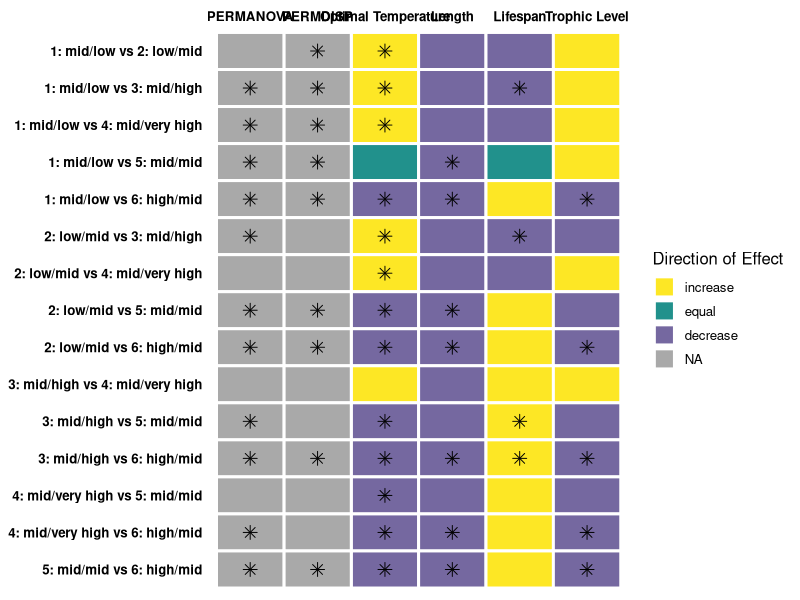
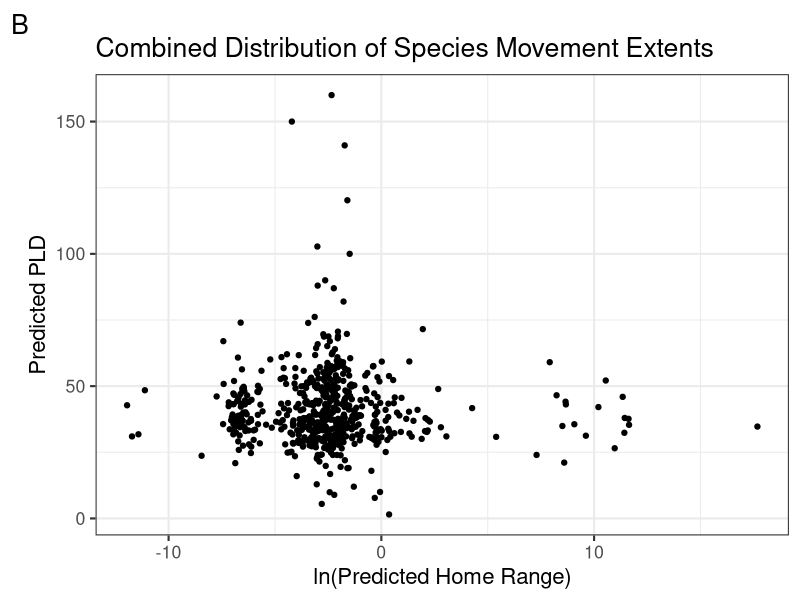
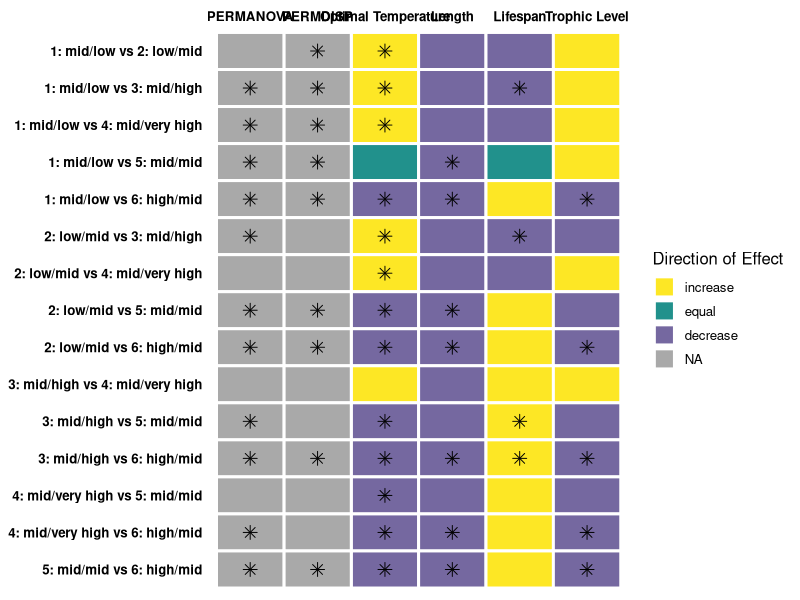

Write the R code that produced these figures, in order. (Note: this script raises an error after producing the figures.)
## ---- chunk 1
knitr::opts_chunk$set(echo = TRUE, message = FALSE, warning = FALSE)

library(tidyverse)
library(patchwork)
library(cowplot)
library(ggpubr)
library(ggrepel)
## ---- chunk 2
fishbase_data <- read_csv(here::here("01_data", "02_processed_data", "fishbase_data.csv"))

filled_data <- read_csv(here::here("01_data", "02_processed_data", "filled_data.csv"))

filled_data2 <- read_csv(here::here("01_data", "02_processed_data", "filled_data2.csv")) %>%
  mutate_if(is.character, as.factor)
## ---- chunk 3

cohort <- c("1: mid/low vs 2: low/mid", "1: mid/low vs 3: mid/high", "1: mid/low vs 4: mid/very high", "1: mid/low vs 5: mid/mid", "1: mid/low vs 6: high/mid",
            "2: low/mid vs 3: mid/high", "2: low/mid vs 4: mid/very high", "2: low/mid vs 5: mid/mid", "2: low/mid vs 6: high/mid",
            "3: mid/high vs 4: mid/very high", "3: mid/high vs 5: mid/mid", "3: mid/high vs 6: high/mid",
            "4: mid/very high vs 5: mid/mid", "4: mid/very high vs 6: high/mid",
            "5: mid/mid vs 6: high/mid")
PERMDISP <- c(0.0019, 0.0003, 0.0327, 0.0001, 0.0001,
              0.5182, 0.7507, 0.0138, 0.0005,
              0.9792, 0.5276, 0.0029, 
              0.7928, 0.1475, 
              0.0052)
PERMANOVA <- c(1.0000, 0.0015, 0.0495, 0.0015, 0.0015,
               0.0015, 1.0000, 0.0015, 0.0015,
               1.0000, 0.0015, 0.0015,
               0.8175, 0.0090,
               0.0015)
Optimal_Temp <- c(0.005043306637114, 0.000000051454126, 0.000113116310469, 0.789451442990800, 0.010082693281337,
                  0.000025756231358, 0.001765218761412, 0.000112331676538, 0.000038520195310,
                  0.284373283785538, 0.000000002348839, 0.000000002258531, 
                  0.000068856888538, 0.000001695644852, 
                  0.010090438574951)
temp_arrows <- c("increase", "increase", "increase", "equal", "decrease",
                 "increase", "increase","decrease", "decrease",
                 "increase","decrease", "decrease",
                 "decrease", "decrease",
                 "decrease")
Length <- c(0.8592642, 0.9998089, 0.9872521, 0.0007795, 0.0000000,
            0.9070423, 0.9181733, 0.0000000, 0.0000000,
            0.9966266, 0.1494607, 0.0000000,
            0.9897718, 0.0008647,
            0.0000000)
length_arrows <- c("decrease", "decrease", "decrease", "decrease", "decrease",
                   "decrease", "decrease", "decrease", "decrease",
                   "decrease", "decrease", "decrease",
                   "decrease", "decrease",
                   "decrease")
Lifespan <- c(0.57035468549, 0.00007769083, 0.55052882501, 0.74567296422, 0.31579160719,
              0.00010263105, 0.59495732706, 0.73671251684, 0.20707475101,
              0.38779558233, 0.00017543403, 0.00008096802,
              0.58625833556, 0.24515673988,
              0.24664224315)
life_arrows <- c("decrease", "decrease", "decrease", "equal", "increase",
                 "decrease", "decrease", "increase", "increase",
                 "increase", "increase", "increase",
                 "increase", "increase",
                 "increase")
Trophic_Level <- c(0.1035871996367, 0.0891868417293, 0.5697644317228, 0.5148291779984, 0.0000607828670,
                   0.5183877375223, 0.8682996282889, 0.2916548282051, 0.0000002614727,
                   0.8630208058363, 0.2124781071891, 0.0000015574893, 
                   0.7282998974706, 0.0082066924854, 
                   0.0000032514102)
trophic_arrows <- c("increase", "increase", "increase", "increase", "decrease",
                    "decrease", "increase", "decrease", "decrease",
                    "increase", "decrease", "decrease",
                    "decrease", "decrease",
                    "decrease")

# Create data frame
data <- data.frame(cohort, PERMDISP, PERMANOVA, Optimal_Temp, Length, Lifespan, Trophic_Level)

# Pivot to long data format
data_long <- data %>% 
  mutate(across(c("Optimal_Temp", "Length", "Lifespan", "Trophic_Level"), round, 4)) %>% 
  pivot_longer(-cohort) %>% 
  set_names(c("cohort", "variable", "p_value")) %>% 
  mutate(significant = case_when(
    p_value >= 0.05 ~ "no",
    p_value < 0.05 ~ "yes"
  ))

# Add arrow information
data1 <- data.frame(cohort, temp_arrows, length_arrows, life_arrows, trophic_arrows) %>% 
  rename(Optimal_Temp = temp_arrows, Length = length_arrows, Lifespan = life_arrows, Trophic_Level = trophic_arrows) %>% 
  pivot_longer(-cohort) %>% 
  set_names(c("cohort", "variable", "direction")) %>% 
  full_join(data_long, by = c("cohort","variable")) %>% 
  mutate(direction = fct_relevel(direction, c("increase", "equal", "decrease")))

# Reorder and rename levels
data1$variable <- factor(data1$variable, levels = c("PERMANOVA", "PERMDISP", "Optimal_Temp", "Length", "Lifespan", "Trophic_Level"))
data1$variable <- recode_factor(data1$variable, PERMANOVA = "PERMANOVA", PERMDISP = "PERMDISP", Optimal_Temp = "Optimal Temperature", Length = "Length", Lifespan = "Lifespan", Trophic_Level = "Trophic Level")



# Plot 
g <- ggplot(data1, aes(x = variable, y = cohort, fill = direction)) +
  geom_tile(color = "white", lwd = 1) +
  geom_point(data = data1 %>% filter(significant == "yes"), shape = 8, size = 3, color = "black", show.legend = FALSE) +
  theme_minimal(base_size = 12) +
  theme(axis.title = element_blank(),
        axis.text = element_text(face = "bold", color = "black"),
        axis.ticks = element_blank(),
        panel.grid.major = element_blank()) +
  labs(fill = "Direction of Effect") +
  scale_x_discrete(position = "top") +
  scale_y_discrete(limits = rev) +
  scale_fill_manual(values = c("#fde725", "#21918c", "#7568a0"), na.value = "darkgray")

g

ggsave(g, file = paste0("stats_sum.pdf"), path = here::here("04_figs"), height = 12, width = 12)

#geom_point(data = data_arrows, mapping=aes(x = variable, y = cohort), pch = "x", inherit.aes = F)

## ---- chunk 4
# homerange vs PLD
fishbase_data_gmm <- filled_data2 %>%
  mutate(class2 = as.factor(class2))

hr_hist <- ggplot(fishbase_data_gmm, aes(log(home_range))) +
  geom_histogram() +
  theme_bw(base_size = 16) +
  labs(
    y = "Count",
    x = "ln(Predicted Home Range)",
    tag = "A"
  ) +
  ggtitle("Individual Distributions of Species Movement Extents")

pld_hist <- ggplot(fishbase_data_gmm, aes(pld)) +
  geom_histogram() +
  theme_bw(base_size = 16) +
  labs(
    y = "Count",
    x = "Predicted PLD"
  )

dist_plot <- (hr_hist / pld_hist)

p1 <- ggplot(fishbase_data_gmm, aes(log(home_range), pld)) +
  geom_jitter() +
  theme_bw(base_size = 16) +
  labs(
    y = "Predicted PLD",
    x = "ln(Predicted Home Range)",
    tag = "B"
  ) +
  ggtitle("Combined Distribution of Species Movement Extents")

p1



# example_fish <- filled_data2 %>%
#   select(species, fb_name, class2, class3, magnitude_homerange, month_pld) %>%
#   filter(fb_name %in% c(
#     "Hogfish", "Yellow snapper", "Blackfin tuna", "Humphead wrasse", "Pacific red snapper",
#     "Giant seabass", "Lemon sole", "Chum salmon", "Pacific ocean perch", "Atlantic herring",
#     "Atlantic cod", "Haddock", "Atlantic salmon", "California sheephead", "Black seabream",
#     "Blue marlin", "Yellowfin tuna", "Swordfish"
#     # "Blackhead seabream", "Pink salmon", "Coho salmon", "Ghost shark", "Pollack", "Polar cod", "Sockeye salmon", "Chinook salmon"
#   ))


gmm_new_fig <- ggplot(fishbase_data_gmm, aes(magnitude_homerange, month_pld)) +
  theme_bw(base_size = 16) +
  labs(
    x = "Predicted Home Range Magnitude",
    y = "Predicted PLD Month",
    color = "Class (Homerange/PLD)",
    tag = "C"
  ) +
  ylim(-0.1,6) +
  theme(legend.position = "bottom") +
  scale_color_viridis_d() +
  geom_label_repel(
    data = subset(fishbase_data_gmm, fb_name %in% c("Hogfish", "Yellow snapper", "Blackfin tuna")),
    aes(label = fb_name, color = class2),
    vjust = "outward", hjust = "outward",
    min.segment.length = 0.5,
    nudge_y = -1,
    show.legend = FALSE
  ) +
  geom_label_repel(
    data = subset(fishbase_data_gmm, fb_name %in% c("Chocolate hind", "Lingcod", "Nassau grouper")),
    aes(label = fb_name, color = class2),
    hjust = "inward",
    min.segment.length = 0.5,
    box.padding = 0.3,
    nudge_x = -2, nudge_y = -0.8,
    show.legend = FALSE
  ) +
  geom_label_repel(
    data = subset(fishbase_data_gmm, fb_name %in% c("Lemon sole", "North Pacific hake", "Yellowstripe goatfish")),
    aes(label = fb_name, color = class2),
    vjust = "outward", hjust = "outward",
    min.segment.length = 0.5,
    nudge_x = -1, nudge_y = 0.8,
    show.legend = FALSE
  ) +
  geom_label_repel(
    data = subset(fishbase_data_gmm, fb_name %in% c("Atlantic herring", "Atlantic cod", "Summer flounder")),
    aes(label = fb_name, color = class2),
    vjust = "outward", hjust = "outward",
    min.segment.length = 0.5,
    nudge_y = 0,
    show.legend = FALSE
  ) +
  geom_label_repel(
    data = subset(fishbase_data_gmm, fb_name %in% c("Great barracuda", "Giant trevally", "Black seabream")),
    aes(label = fb_name, color = class2),
    vjust = "outward", hjust = "outward",
    min.segment.length = 0.5,
    nudge_y = 1, nudge_x = 0.3,
    show.legend = FALSE
  ) +
  geom_label_repel(
    data = subset(fishbase_data_gmm, fb_name %in% c("Common snook", "Yellowfin tuna", "Swordfish")),
    aes(label = fb_name, color = clas2),
    color = "goldenrod1",
    vjust = "outward", hjust = "outward",
    min.segment.length = 30,
    nudge_y = -0.5,
    show.legend = FALSE
  ) +
  geom_jitter(aes(color = class2)) +
  ggtitle("Distribution of Scaled Species Movement Extents")

gmm_new_fig
#ggsave(gmm_new_fig, file = paste0("gmm_fig.png"), path = here::here("04_figs"), height = 8, width = 15)

# panel
gmm_panel <- ((dist_plot) | p1) / gmm_new_fig &
  theme(plot.tag = element_text(face = "bold"))

gmm_panel
#ggsave(gmm_panel, file = paste0("gmm_panel.pdf"), path = here::here("04_figs", "final_figs"), height = 10, width = 15)

## ---- chunk 5
missing <- miss_var_summary(fishbase_data)
missing2 <- miss_var_summary(filled_data)
missing3 <- miss_var_summary(filled_data2)

missing_fishbase_data <- fishbase_data %>% 
  dplyr::select(
    oxygen_cons, temp_range, dev_place,
    longevity_wild, temp_preferred, iucn_category, food_i,
  ) %>%
  rename(
    "Oxygen Consumption Rate" = oxygen_cons,
    "Temperature Range" = temp_range,
    "Place of Development" = dev_place,
    "Maximum Recorded Lifespan" = longevity_wild,
    "Optimal Temperature" = temp_preferred,
    "IUCN Category" = iucn_category,
    "Diet Items" = food_i
  )

m1 <- gg_miss_var(missing_fishbase_data) +
  theme_bw(base_size = 16) +
  labs(y = "Original Missing Data", x = "") +
  theme(axis.title.x = element_text(vjust = -1))
m1

missing_filled_data <- filled_data %>% 
  dplyr::select(
    oxygen_cons, temp_range,
    longevity_wild, temp_preferred, iucn_category, food_i,
  ) %>%
  rename(
    "Oxygen Consumption Rate" = oxygen_cons,
    "Temperature Range" = temp_range,
    "Maximum Recorded Lifespan" = longevity_wild,
    "Optimal Temperature" = temp_preferred,
    "IUCN Category" = iucn_category,
    "Diet Items" = food_i
  )

m2 <- gg_miss_var(missing_filled_data) + # figure showing the missing data
  theme_bw(base_size = 16) +
  labs(y = "Missing Data After Genus-Level Fill", x = "Variable") +
  theme(axis.title.x = element_text(vjust = -1))
m2

missing_data <- filled_data2 %>%
  dplyr::select(
    oxygen_cons, temp_range, dev_place,
    longevity_wild, temp_preferred, iucn_category
  ) %>%
  rename(
    "Oxygen Consumption Rate" = oxygen_cons,
    "Temperature Range" = temp_range,
    "Place of Development" = dev_place,
    "Maximum Recorded Lifespan" = longevity_wild,
    "Optimal Temperature" = temp_preferred,
    "IUCN Category" = iucn_category
  )

m3 <- gg_miss_var(missing_data) +
  theme_bw(base_size = 16) +
  labs(y = "Missing Data After Family-Level Fill", x = "") +
  theme(axis.title.x = element_text(vjust = -1))
m3

missing_fig <- (m1 / m2 / m3) +
  plot_annotation(tag_levels = "A") &
  theme_bw(base_size = 16)
missing_fig

#ggsave(missing_fig, file = paste0("missing_data.pdf"), path = here::here("04_figs", "final_figs"), height = 12, width = 8)

## ---- chunk 6
# continuous

plot_data <- filled_data2 %>%
  mutate(
    class2 = as.factor(class2),
    class3 = as.factor(class3),
    order = as.factor(order)
  )

response <- "class2"
expl_cont <- c(
  "temp_preferred", "fecundity_mean",
  "longevity_wild", "sp_richness", "length",
  "r_fin", "diet_troph3", "oxygen_cons", "temp_range"
)

box_data <- function(x, y) {
  ggplot(plot_data, aes(x = .data[[y]], y = .data[[x]])) +
    geom_boxplot(aes(color = .data[[y]])) +
    theme_bw() +
    coord_flip() +
    labs(
      x = "Movement Class",
      color = "Class (Homerange/PLD)"
    ) +
    scale_color_viridis_d()
}

# plots_cont <- map(expl_cont, ~ box_data(.x, "class2"))
# plots_cont
## ---- chunk 7

# significant panel
temp_plot <- box_data(x = "temp_preferred", y = "class2") +
  labs(y = "Optimal Temperature (ºC)", x = "") +
  scale_x_discrete(position = "top") +
  theme(axis.text.y = element_blank())
length_plot <- box_data(x = "length", y = "class2") +
  labs(y = "Length (cm)", x = "") +
  scale_x_discrete(position = "top")
long_plot <- box_data(x = "longevity_wild", y = "class2") +
  labs(y = "Maximum Lifespan (yr)", x = "") +
  scale_x_discrete(position = "top")
diet_plot <- box_data(x = "diet_troph3", y = "class2") + 
  labs(y = "Trophic Level", x = "") +
  scale_x_discrete(position = "top") +
  theme(axis.text.y = element_blank())


r_fin_plot <- box_data(x = "r_fin", y = "class2") + 
  stat_kruskal_test(label.y = 1, label.x = 6, position = "jitter") +
  labs(y = "Growth Rate", x = "") +
  theme(axis.text.y = element_blank()) +
  scale_x_discrete(position = "top")
oxygen_plot <- box_data(x = "oxygen_cons", y = "class2") + 
  stat_kruskal_test(label.y = 2000, label.x = 6, position = "jitter") +
  labs(y = "Oxygen Consumption", x = "") +
  theme(axis.text.y = element_blank()) +
  scale_x_discrete(position = "top")
temp_range_plot <- box_data(x = "temp_range", y = "class2") + 
  stat_kruskal_test(label.y = 20, label.x = 3.5, position = "jitter") +
  labs(y = "Temperature Range", x = "") + 
  scale_x_discrete(position = "top")
fecund_plot <- box_data(x = "fecundity_mean", y = "class2") + 
  stat_kruskal_test(label.y = 1000000, label.x = 5.5, position = "jitter") +
  labs(y = "Mean Fecundity", x = "") +
  scale_x_discrete(position = "top")
sp_rich_plot <- box_data(x = "sp_richness", y = "class2") + 
  stat_kruskal_test(label.y = 1100, position = "jitter") +
  labs(y = "Species Richness", x = "") + 
  scale_x_discrete(position = "top")


num_panel <- r_fin_plot + temp_range_plot + oxygen_plot + sp_rich_plot + plot_spacer() + fecund_plot +
  plot_layout(ncol = 2, guides = "collect") + 
  plot_annotation(tag_levels = "A") &
  theme(text = element_text(size = 14), legend.position = "none")

numeric_panel <- wrap_elements(num_panel) +
  labs(tag = "Movement Class") +
  theme(
    plot.tag = element_text(size = 14, angle = 270),
    plot.tag.position = "right"
  )

numeric_panel
ggsave(numeric_panel, file = paste0("numeric_panel.pdf"), path = here::here("04_figs", "individual_plots", "numeric"), height = 11, width = 11)


ind_panel <- ((temp_plot | length_plot) / (diet_plot | long_plot)) +
  plot_layout(guides = "collect") +
  plot_annotation(tag_levels = "A") &
  theme(text = element_text(size = 14), legend.position = "none")

individual_panel <- wrap_elements(ind_panel) +
  labs(tag = "Movement Class") +
  theme(
    plot.tag = element_text(size = 14, angle = 270),
    plot.tag.position = "right"
  )

individual_panel

#ggsave(individual_panel, file = paste0("4_trait_panel.pdf"), path = here::here("04_figs", "final_figs"), height = 8, width = 13)

## ---- chunk 8
ggsave(temp_plot, file = paste0("temp_plot.png"), path = here::here("04_figs", "individual_plots", "numeric"), height = 10, width = 10)
ggsave(fecund_plot, file = paste0("fecund_plot.png"), path = here::here("04_figs", "individual_plots", "numeric"), height = 10, width = 10)
ggsave(long_plot, file = paste0("long_plot.png"), path = here::here("04_figs", "individual_plots", "numeric"), height = 10, width = 10)
ggsave(sp_rich_plot, file = paste0("sp_rich_plot.png"), path = here::here("04_figs", "individual_plots", "numeric"), height = 10, width = 10)
ggsave(length_plot, file = paste0("length_plot.png"), path = here::here("04_figs", "individual_plots", "numeric"), height = 10, width = 10)
ggsave(kfin_plot, file = paste0("kfin_plot.png"), path = here::here("04_figs", "individual_plots", "numeric"), height = 10, width = 10)
ggsave(r_fin_plot, file = paste0("r_fin_plot.png"), path = here::here("04_figs", "individual_plots", "numeric"), height = 10, width = 10)
ggsave(diet_plot, file = paste0("diet_plot.png"), path = here::here("04_figs", "individual_plots", "numeric"), height = 10, width = 10)
ggsave(oxygen_plot, file = paste0("oxygen_plot.png"), path = here::here("04_figs", "individual_plots", "numeric"), height = 10, width = 10)
ggsave(temp_range_plot, file = paste0("temp_range_plot.png"), path = here::here("04_figs", "individual_plots", "numeric"), height = 10, width = 10)
## ---- chunk 9
# categorical

expl_cat <- c(
  "climate", "body_shape_i", "dev_place", "movement_keyword",
  "demers_pelag", "iucn_category",
  "circadian", "food_mode", "ocean", "basin"
)

scatter_data <- function(x, y) {
  ggplot(plot_data, aes(x = .data[[x]], y = .data[[y]])) +
    geom_jitter(aes(color = .data[[y]])) +
    theme_bw() +
    labs(
      y = "Movement Class",
      color = "Class (homerange/PLD)"
    ) +
    scale_color_viridis_d() +
    theme(axis.text.x = element_text(angle = 40, hjust = 1))
}

# plots_cat <- map(expl_cat, ~ scatter_data(.x, "class2"))
# plots_cat
## ---- chunk 10
body_plot <- scatter_data(x = "body_shape_i", y = "class2")
dev_plot <- scatter_data(x = "dev_place", y = "class2")
movement_plot <- scatter_data(x = "movement_keyword", y = "class2")
demers_plot <- scatter_data(x = "demers_pelag", y = "class2")
iucn_plot <- scatter_data(x = "iucn_category", y = "class2")
food_plot <- scatter_data(x = "food_mode", y = "class2")


ggsave(climate_plot, file = paste0("climate_plot.png"), path = here::here("04_figs", "individual_plots", "categorical"), height = 10, width = 10)
ggsave(body_plot, file = paste0("body_plot.png"), path = here::here("04_figs", "individual_plots", "categorical"), height = 10, width = 10)
ggsave(dev_plot, file = paste0("dev_plot.png"), path = here::here("04_figs", "individual_plots", "categorical"), height = 10, width = 10)
ggsave(movement_plot, file = paste0("movement_plot.png"), path = here::here("04_figs", "individual_plots", "categorical"), height = 10, width = 10)
ggsave(demers_plot, file = paste0("demers_plot.png"), path = here::here("04_figs", "individual_plots", "categorical"), height = 10, width = 10)
ggsave(iucn_plot, file = paste0("iucn_plot.png"), path = here::here("04_figs", "individual_plots", "categorical"), height = 10, width = 10)
ggsave(food_plot, file = paste0("food_plot.png"), path = here::here("04_figs", "individual_plots", "categorical"), height = 10, width = 10)
## ---- chunk 11

# PLD vs Home Range
p1_wsn <- ggplot(fishbase_data_gmm, aes(log(home_range), pld)) +
  geom_jitter(color = "#003366") +
  theme_bw(base_size = 25) +
  labs(
    y = "PLD (days)",
    x = "Natural Log of Predicted Home Range",
    #tag = "B"
  ) +
  ggtitle("Combined Adult and Larval Movement")

p1_wsn

#ggsave(p1_wsn, file = paste0("PLD_HR.pdf"), path = here::here("04_figs", "WSN"), height = 7, width = 11)

gmm_wsn <- ggplot(fishbase_data_gmm, aes(magnitude_homerange, month_pld)) +
  theme_bw(base_size = 32) +
  labs(
    x = "Home Range Magnitude",
    y = "PLD (month)",
    color = "Class (home range/PLD)",
    #tag = "C"
  ) +
  ylim(-0.1,6) +
  theme(legend.position = "bottom", 
        legend.background = element_rect(color = "gray")) +
  scale_color_viridis_d() +
  # geom_label_repel(
  #   data = subset(fishbase_data_gmm, fb_name %in% c("Yellow snapper", "Blackfin tuna")),
  #   aes(label = fb_name, color = class2),
  #   size = 8,
  #   vjust = "outward", hjust = "outward",
  #   min.segment.length = 50,
  #   nudge_y = -1,
  #   show.legend = FALSE
  # ) +
  # geom_label_repel(
  #   data = subset(fishbase_data_gmm, fb_name %in% c("Lingcod", "Nassau grouper")),
  #   aes(label = fb_name, color = class2),
  #   size = 8,
  #   hjust = "inward",
  #   min.segment.length = 50,
  #   box.padding = 0,
  #   nudge_x = -3, nudge_y = -0.8,
  #   show.legend = FALSE
  # ) +
  # geom_label_repel(
  #   data = subset(fishbase_data_gmm, fb_name %in% c("Lemon sole", "North Pacific hake")),
  #   aes(label = fb_name, color = class2),
  #   size = 8,
  #   vjust = "outward", hjust = "outward",
  #   min.segment.length = 50,
  #   nudge_x = -1, nudge_y = 0.8,
  #   show.legend = FALSE
  # ) +
  # geom_label_repel(
  #   data = subset(fishbase_data_gmm, fb_name %in% c("Atlantic herring", "Atlantic cod")),
  #   aes(label = fb_name, color = class2),
  #   size = 8,
  #   vjust = "outward", hjust = "outward",
  #   min.segment.length = 50,
  #   nudge_y = 0,
  #   show.legend = FALSE
  # ) +
  # geom_label_repel(
  #   data = subset(fishbase_data_gmm, fb_name %in% c("Great barracuda", "Black seabream")),
  #   aes(label = fb_name, color = class2),
  #   size = 8,
  #   vjust = "outward", hjust = "outward",
  #   min.segment.length = 50,
  #   nudge_y = 1, nudge_x = 0.7,
  #   show.legend = FALSE
  # ) +
  # geom_label_repel(
  #   data = subset(fishbase_data_gmm, fb_name %in% c("Yellowfin tuna", "Swordfish")),
  #   aes(label = fb_name, color = clas2),
  #   color = "goldenrod1",
  #   size = 8,
  #   vjust = "inward", #hjust = "outward",
  #   min.segment.length = 50,
  #   nudge_y = 0.5,
  #   show.legend = FALSE
  # ) +
  geom_jitter(aes(color = class2), size = 4)

gmm_wsn

ggsave(gmm_wsn, file = paste0("gmm_wsn_nolabel.pdf"), path = here::here("04_figs", "WSN"), height = 10, width = 24)



# Individual panel
ind_panel_wsn <- ((temp_plot | length_plot) / (diet_plot | long_plot)) +
  plot_layout(guides = "collect") +
  plot_annotation(tag_levels = "A") &
  theme(text = element_text(size = 25), legend.position = "none")

individual_panel_wsn <- wrap_elements(ind_panel_wsn) +
  labs(tag = "Movement Cohort") +
  theme(
    plot.tag = element_text(size = 25, angle = 270),
    plot.tag.position = "right"
  )

individual_panel_wsn

ggsave(individual_panel_wsn, file = paste0("panel_wsn.pdf"), path = here::here("04_figs", "WSN"), height = 12, width = 16)
